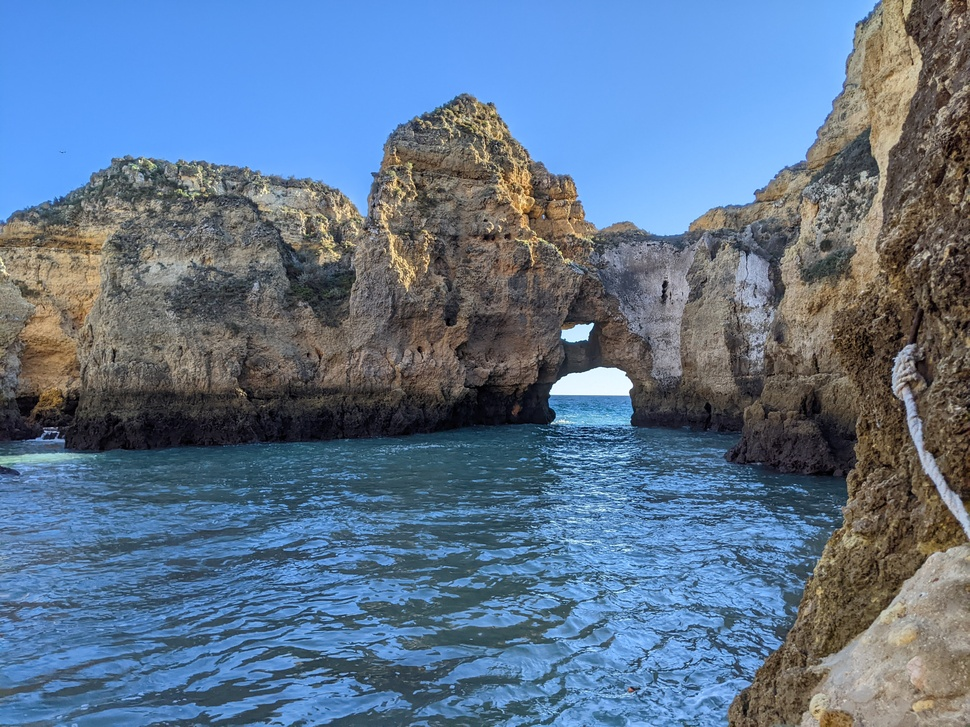
#> input picture samples/lg3.jpg, 970 x 727 px, shrunk from 4032 x 3024 before the run
$ python -i ImageReader.py   (imports and definitions only)
#> lines starting #> are read from the running program, lines starting #| are printed output that depends on the picture
from PIL import Image
import os
from PIL.ExifTags import TAGS, GPSTAGS


class XY:
    _x = 0
    _y = 0

    def __init__(self, x, y):
        self._x = x
        self._y = y

    def __init__(self):
        return

    def getX(self):
        return self._x

    def getY(self):
        return self._y

    def setX(self, x):
        self._x = x

    def setY(self, y):
        self._y = y


class ImageMetaData:
    #stored color to ignore
    _ignoreR = 0
    _ignoreG = 0
    _ignoreB = 0

    _topLeft = XY()
    _bottomRight = XY()

    def __init__(self):
        return

    def _findBottomRight(self):
        width = self._image.size[0]
        height = self._image.size[1]
        for x in reversed(range(width)):
            for y in reversed(range(height)):
                valr, valg, valb = self._rgb_image.getpixel((x, y))
                if valr in range(self._ignoreR - 5,
                                 self._ignoreR + 5) and valg in range(
                                     self._ignoreG - 5,
                                     self._ignoreG + 5) and valb in range(
                                         self._ignoreB - 5, self._ignoreB + 5):
                    continue
                else:
                    self._bottomRight.setX(x)
                    self._bottomRight.setY(y)
                    return

    def _findTopLeft(self):
        width = self._image.size[0]
        height = self._image.size[1]
        for x in range(width):
            if x == 0:
                continue
            for y in range(height):
                if y == 0:
                    continue
                else:
                    valr, valg, valb = self._rgb_image.getpixel((x, y))
                    if valr in range(self._ignoreR - 5,
                                     self._ignoreR + 5) and valg in range(
                                         self._ignoreG - 5,
                                         self._ignoreG + 5) and valb in range(
                                             self._ignoreB - 5,
                                             self._ignoreB + 5):
                        continue
                    else:
                        self._topLeft.setX(x)
                        self._topLeft.setY(y)
                        return

    def _findRectangle(self, imagename):
        #assume 0,0 is fine
        self._ignoreR, self._ignoreG, self._ignoreB = self._rgb_image.getpixel(
            (0, 0))

        self._findTopLeft()
        print(self._topLeft.getX(), self._topLeft.getY())
        self._findBottomRight()
        print(self._bottomRight.getX(), self._bottomRight.getY())
        return

    def readImage(self, imagename):
#> called with imagename = 'samples/lg3.jpg'
        if not os.path.exists(imagename):
          print ("COULD NOT FIND FILE ", imagename)
          return
        self._image = Image.open(imagename)
#> self._image is the input picture: PIL image 970x727 RGB; mean R, G, B 94.6, 117.1, 142.9
        self._rgb_image = self._image.convert('RGB')
        info_dict = {
            "Filename": self._image.filename,
            "Image Size": self._image.size,
            "Image Height": self._image.height,
            "Image Width": self._image.width,
            "Image Format": self._image.format,
            "Image Mode": self._image.mode,
            "Image is Animated": getattr(self._image, "is_animated", False),
            "Frames in Image": getattr(self._image, "n_frames", 1)
        }
#> info_dict = {'Filename': 'samples/lg3.jpg', 'Image Size': (970, 727), 'Image Height': 727, 'Image Width': 970, 'Image Format': 'JPEG', 'Image Mode': 'RGB', 'Image is Animated': False, 'Frames in Image': 1}
        for label, value in info_dict.items():
            print(f"{label:30}: {value}")
#> this loop made 8 passes
#> (label, value) on passes 1 to 8: ('Filename', 'samples/lg3.jpg'), ('Image Size', (970, 727)), ('Image Height', 727), ('Image Width', 970), ('Image Format', 'JPEG'), ('Image Mode', 'RGB'), ('Image is Animated', False), ('Frames in Image', 1)
#| Filename                      : samples/lg3.jpg
#| Image Size                    : (970, 727)
#| Image Height                  : 727
#| Image Width                   : 970
#| Image Format                  : JPEG
#| Image Mode                    : RGB
#| Image is Animated             : False
#| Frames in Image               : 1

        exifdata = self._image.getexif()
        for tag_id in exifdata:
            tag = TAGS.get(tag_id, tag_id)
            data = exifdata.get(tag_id)

            if isinstance(data, bytes):
                data = data.decode()
            print(f"{tag:30}: {data}")
#> this loop made 0 passes

        self._findRectangle(imagename)
#> in _findRectangle, `self._ignoreR, self._ignoreG, self._ignoreB = self._rgb_image.getpixel..`: self._ignoreR = 78; self._ignoreG = 142; self._ignoreB = 232
#| 1 31
#| 969 726
        imgcrop = self._image.crop(
            (self._topLeft.getX(), self._topLeft.getY(),
             self._bottomRight.getX(), self._bottomRight.getY()))
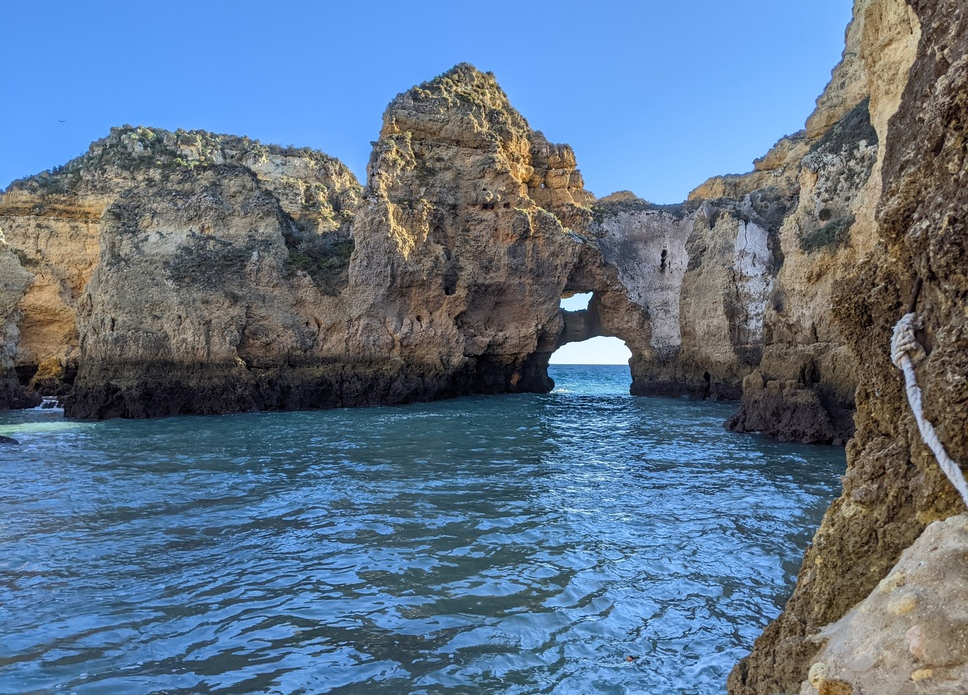
#> imgcrop: PIL image 968x695 RGB; mean R, G, B 94.5, 115.6, 139.3
        cropname = os.path.splitext(imagename)[0]
        cropname = cropname + "copy.jpg"
        imgcrop.save(cropname)
        print("Done! File: " + cropname)

>>> result = ImageMetaData().readImage('samples/lg3.jpg')
